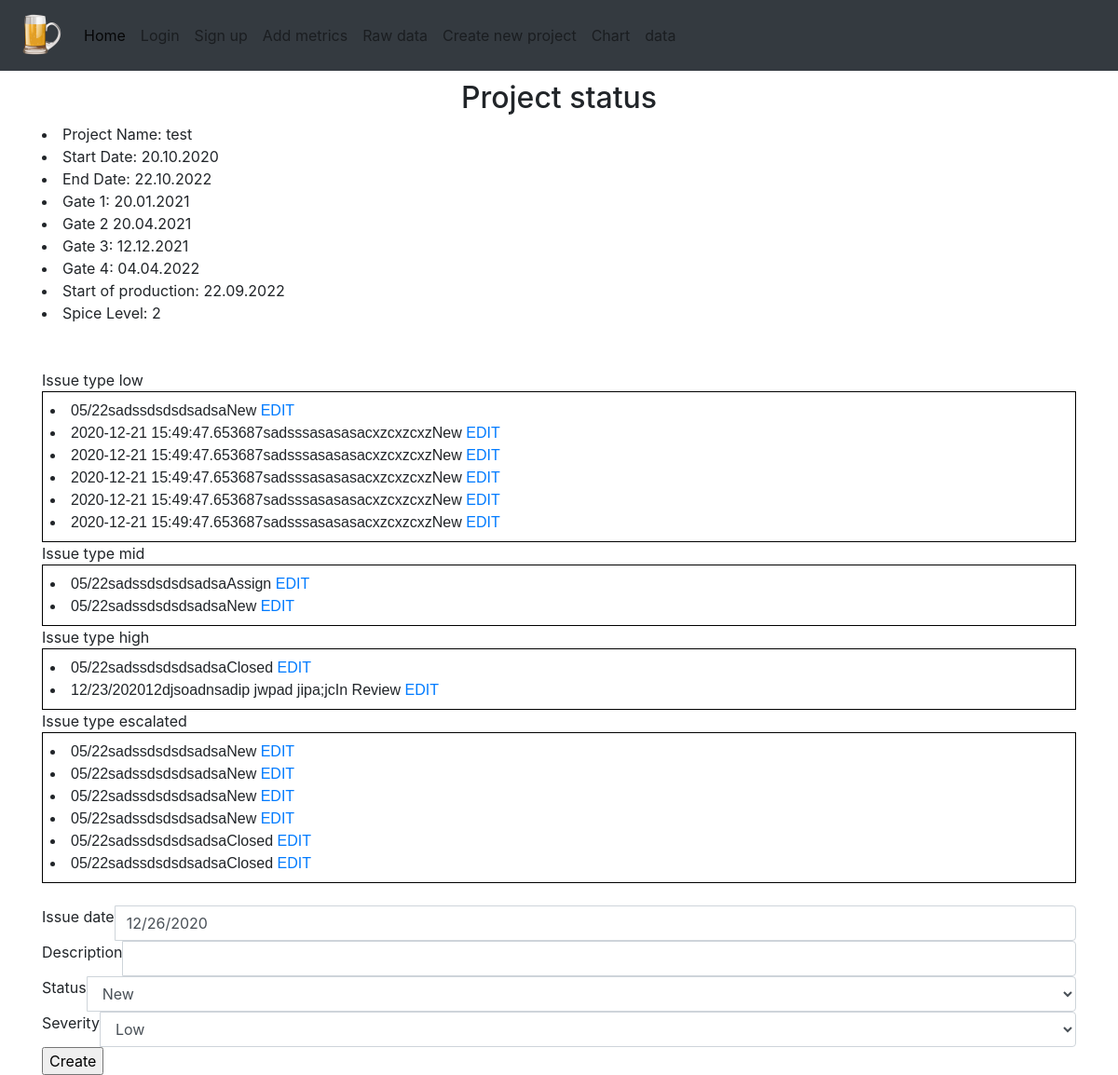
Before: / with the older database file.
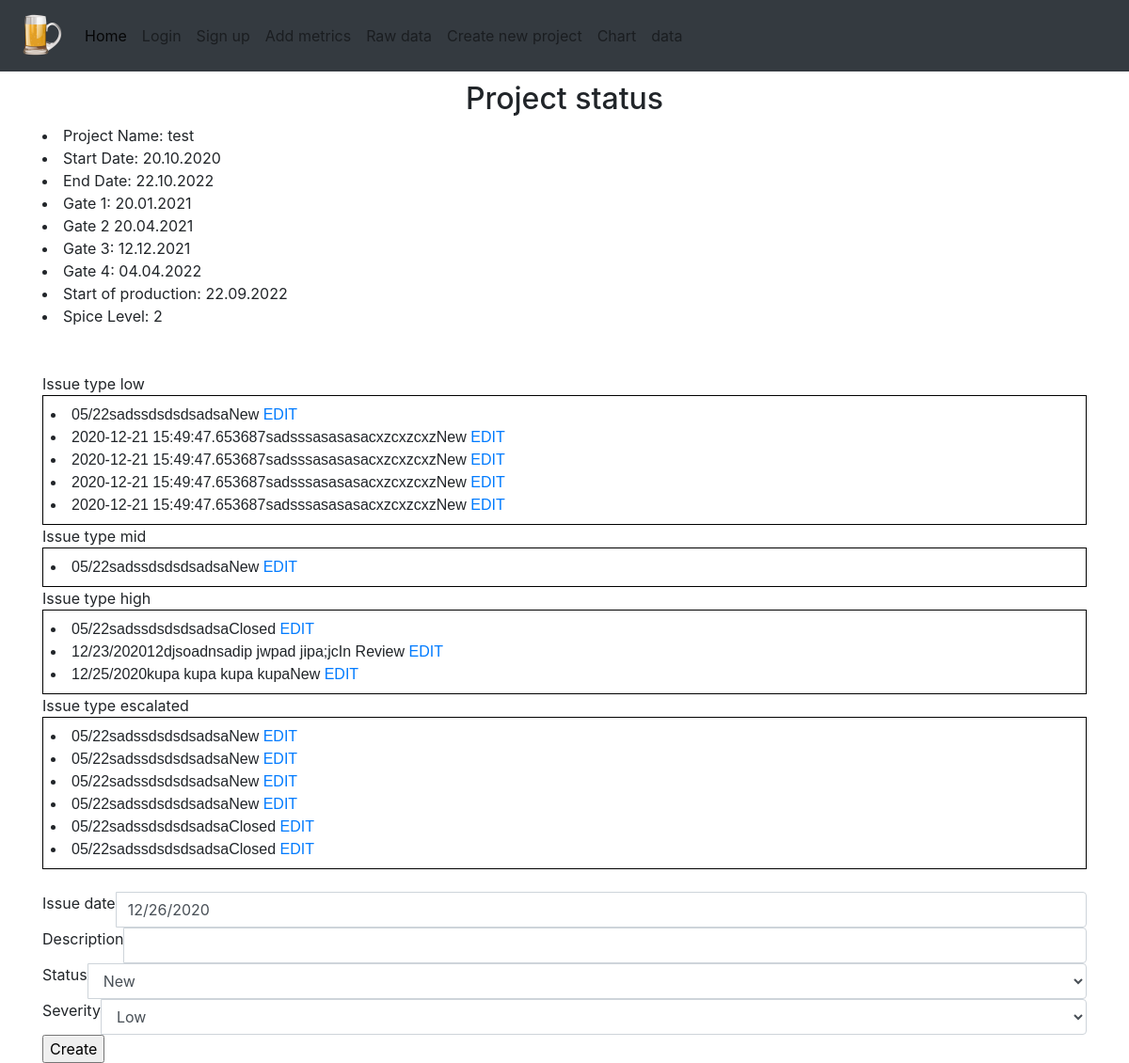
After: the same page with the newer database file.
### spice_status/models/issue_models.py (models this page shows)
class Issue(db.Model):
    id = db.Column(db.Integer, primary_key=True)
    date = db.Column(db.String, default=(datetime.utcnow().strftime("%m/%d/%Y")))
    description = db.Column(db.String)
    status = db.Column(db.String)
    link = db.Column(db.String, default='')
    severity = db.Column(db.String)

### spice_status/views/main_views.py (the view, shortened to what this page needs)
@bp_main.route('/', methods=['GET', 'POST'])
def home():
    form = IssueForm()
    return render_template('status_page.html', form=form, low=get_issue_low(), mid=get_issue_mid(),
                           high=get_issue_high(), esca=get_issue_escalated(), project=get_project())

### spice_status/forms/issue_form.py
class IssueForm(FlaskForm):
    date = StringField('Issue date', default=(datetime.utcnow().strftime("%m/%d/%Y")), validators=[DataRequired()])
    description = StringField('Description', validators=[Length(min=15), DataRequired()])
    status = SelectField('Status', choices=['New', 'Assign', 'WIP', 'In Review', 'Closed'],
                         validators=[DataRequired()])
    link = StringField('link')
    severity = SelectField('Severity', choices=['Low', 'Mid', 'High', 'Escalated'],
                           validators=[DataRequired()])
    submit = SubmitField("Create")

### spice_status/models/issue_models.py (called while the page is built)
def get_issue_low():
    return Issue.query.filter_by(severity='Low').all()

def get_issue_mid():
    return Issue.query.filter_by(severity='Mid').all()

def get_issue_high():
    return Issue.query.filter_by(severity='High').all()

def get_issue_escalated():
    return Issue.query.filter_by(severity='Escalated').all()

### spice_status/models/project_models.py (called while the page is built)
def get_project():
    return Project.query.first()

### spice_status/templates/status_page.html (shortened to what this page needs)
{% extends "_base.html"%}
{% from "html_macros.html" import form_field %}
{% block content %}
<h2>
    <center> Project status   </center>
</h2>
<li>Project Name: {{ project.name }}</li>
<li>Start Date: {{ project.start_date }}</li>
<li>End Date: {{ project.end_date }}</li>
<li>Gate 1: {{ project.gate_1 }}</li>
<li>Gate 2 {{ project.gate_2 }}</li>
<li>Gate 3: {{ project.gate_3 }}</li>
<li>Gate 4: {{ project.gate_4 }}</li>
<li>Start of production: {{ project.sop }}</li>
<li>Spice Level: {{ project.spice_level }}</li>
<br>
<br>
<table>
    <tr>
        <td>
            {% for item in low %}
            <li>{{ item.date }}{{ item.description }}{{ item.status }} <a href="{{url_for("main.edit", issue_id=item.id)}}">EDIT</a></li>
            {% endfor %}
        </td>
    </tr>
</table>
<table>
    <tr>
        <td>
            {% for item in mid %}
            <li>{{ item.date }}{{ item.description }}{{ item.status }} <a href="{{url_for("main.edit", issue_id=item.id)}}">EDIT</a></li>
            {% endfor %}
        </td>
    </tr>
</table>
<table>
    <tr>
        <td>
            {% for item in high %}
            <li>{{ item.date }}{{ item.description }}{{ item.status }} <a href="{{url_for("main.edit", issue_id=item.id)}}">EDIT</a></li>
            {% endfor %}
        </td>
    </tr>
</table>
<table>
    <tr>
        <td>
            {% for item in esca %}
            <li>{{ item.date }}{{ item.description }}{{ item.status }} <a href="{{url_for("main.edit", issue_id=item.id)}}">EDIT</a></li>
            {% endfor %}
        </td>
    </tr>
</table>
<br>
    <form action="" method="post">
                {{ form_field(form.date) }}
                {{ form_field(form.description)}}
                {{ form_field(form.status) }}
                {{ form_field(form.severity) }}
                {{ form.submit }}
    </form>
{% endblock %}

Changed rows visible on the page:
no longer on this page (row edited): Issue: date "2020-12-21 15:49:47.653687", description "sadsssasasasacxzcxzcxz", status "New", shown under "Project status"
no longer on this page (row edited): Issue: date "05/22", description "sadssdsdsdsadsa", status "Assign"
added Issue: date "12/25/2020", description "kupa kupa kupa kupa", status "New"
